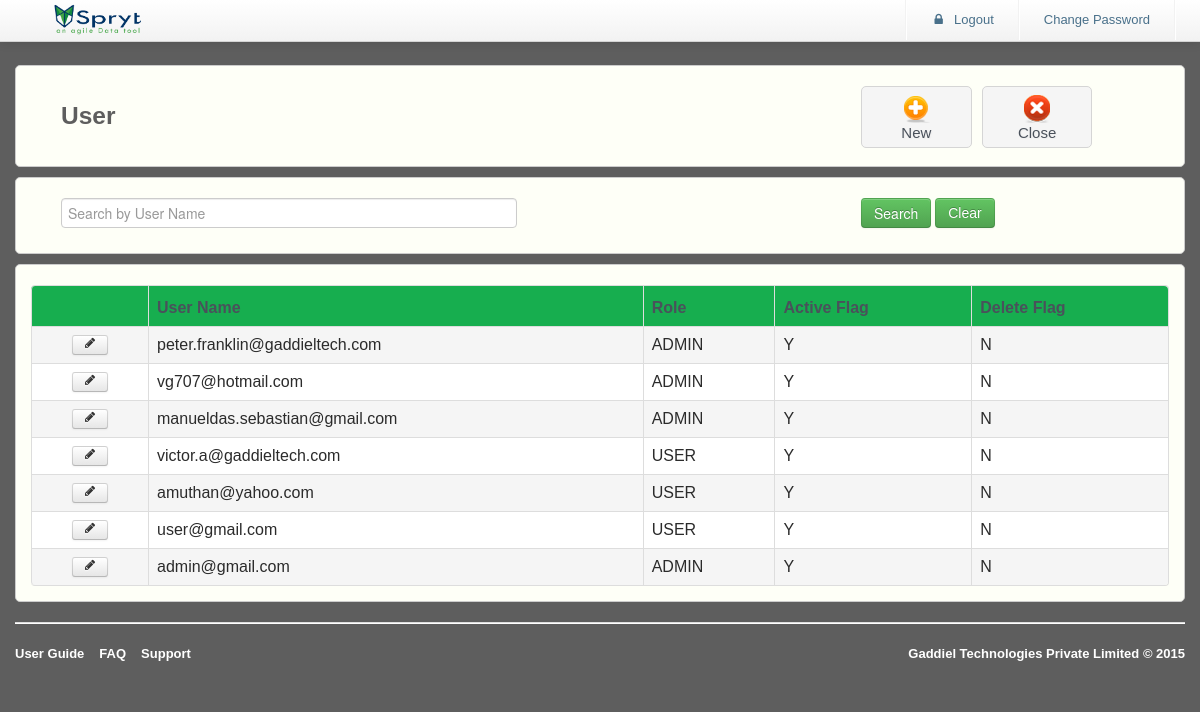
The app's page /configmst/user/user.php (signed in) with its own data.
### tables this page shows
CREATE TABLE IF NOT EXISTS `user_info` (
  `CREATED_BY` varchar(60) NOT NULL DEFAULT '-1',
  `CREATED_DATE` date NOT NULL DEFAULT '0000-00-00',
  `LAST_UPDATE_BY` varchar(60) NOT NULL DEFAULT '-1',
  `LAST_UPDATE_DATE` timestamp NOT NULL DEFAULT CURRENT_TIMESTAMP ON UPDATE CURRENT_TIMESTAMP,
  `ID` int(10) NOT NULL AUTO_INCREMENT,
  `USER_NAME` varchar(60) NOT NULL,
  `ROLE` varchar(60) NOT NULL,
  `PASS_WORD` varchar(60) NOT NULL DEFAULT '54321',
  `DEFAULT_PASSWORD_CHANGED` varchar(1) NOT NULL DEFAULT 'N',
  `PASSWORD_QUESTION1` varchar(60) NOT NULL DEFAULT '123',
  `PASSWORD_ANSWER1` varchar(60) NOT NULL DEFAULT '123',
  `PASSWORD_QUESTION2` varchar(60) NOT NULL DEFAULT '123',
  `PASSWORD_ANSWER2` varchar(60) NOT NULL DEFAULT '123',
  `PASSWORD_QUESTION3` varchar(60) NOT NULL DEFAULT '123',
  `PASSWORD_ANSWER3` varchar(60) NOT NULL DEFAULT '123',
  `ACTIVE_FLAG` varchar(1) NOT NULL,
  `DELETE_FLAG` varchar(1) NOT NULL,
  `START_DATE` date DEFAULT NULL,
  `END_DATE` date DEFAULT NULL,
  `LAST_SUCCESS_LOGIN_DATE` date DEFAULT NULL,
  `LAST_FAILED_LOGIN_DATE` date DEFAULT NULL,
  `NEXT_PASSWORD_CHANGE_DATE` date DEFAULT NULL,
  `REMARKS` varchar(240) DEFAULT NULL,
  `SESSION_ID` varchar(100) DEFAULT NULL,
  PRIMARY KEY (`ID`),
  UNIQUE KEY `USER_NAME` (`USER_NAME`)
);

### configmst/user/user.php (the view, shortened to what this page needs)
<html lang="en"><head><meta http-equiv="Content-Type" content="text/html; charset=UTF-8">
    <link rel="stylesheet" type="text/css" href="../../resources/css/bootstrap.min.css" >
    <link rel="stylesheet" type="text/css" href="../../resources/css/bootstrap-responsive.min.css" >
    <link rel="stylesheet" type="text/css" href="../../resources/css/alveolae.css">
    <link rel="stylesheet" type="text/css" href="../../resources/css/font-awesome.css">
    <link rel="stylesheet" type="text/css" href="../../resources/css/footable.core.css?v=2-0-1">
    <link rel="stylesheet" type="text/css" href="../../resources/css/footable-demos.css">
	<link rel="stylesheet" type="text/css" href="../../resources/css/pageStyle.css">
</head>
<body>
	  <?php include($_SERVER['DOCUMENT_ROOT'].'/include/header.php'); ?>
	<form action="user.php" method="POST" name="forms">
	<div id="main-content">
		<div class="container">
			<div class="row">
				<div class="span12 desktop">
					<div class="widget">
						<div class="widget-content ">
							<div class="span8"><h3>User</h3></div>
							<div class="span3">
								<div class="box-holder">
									 <a href="add.php" onClick="newPage()">
									 <div class="box"><img src="../../resources/images/e-add.png"/></br>New</div></a>
								</div>
								 <div class="box-holder">
								   <a href="../configMst.php">
								   <div class="box"><img src="../../resources/images/e-close.png"/></br>Close</div></a>
								 </div>
							</div>
						</div>
					</div>
				</div>
				<div class="span12">
					<div class="widget">
						<div class="widget-content">
							<div class="span8">
								<input type="text" autofocus class="span5" placeholder="Search by User Name"  name="txtUserName" id="txtUserNameId"/>
							</div>
							<div class="span3">
								<input type="submit" class="btn btn-success " onClick="searchvalue()" value="Search">
								<a href="#" class="btn btn-success " onClick="clearvalue()">Clear</a>
							</div>
						</div>
				   </div>
				</div>
				<div class="span12">
					<div class="widget-content">
						<div class="tab-content">
							<div class="tab-pane active" id="demo">
								<table class="table demo table-bordered " data-filter="#filter" data-page-size="5"
								   data-page-previous-text="prev" data-page-next-text="next">
									<thead>
									   <tr class="widget-header">
											<th></th>
											<th data-toggle="true">User Name</th>
											<th>Role</th>
											<th data-hide="phone">Active Flag</th>
											<th data-hide="phone,tablet">Delete Flag</th>
										</tr>
									</thead>
									<tbody id="gridvaluediv" class="mytable1">
										<?php
											$pdo = Database::connect();
											$pdo->setAttribute(PDO::ATTR_ERRMODE, PDO::ERRMODE_EXCEPTION);
											$result = $pdo->prepare("SELECT ID,USER_NAME,ROLE,ACTIVE_FLAG,DELETE_FLAG FROM USER_INFO ORDER BY ID DESC");
											$result->execute();
											for($i=0; $row = $result->fetch(); $i++){
										 ?>
											<tr Style="cursor:pointer;" id="view">
												<td class="actions">
													<a href="edit.php?id=<?php echo $row['ID']; ?>" class="btn btn-small ">
														<i class="icon-pencil"></i>
													</a>
												</td>
												<td><?php echo  $row['USER_NAME'];?></td>
												<td><?php echo  $row['ROLE'];?></td>
												<td><?php echo  $row['ACTIVE_FLAG'];?></td>
												<td><?php echo  $row['DELETE_FLAG'];?></td>
											</tr>
										<?php  }?>
									</tbody>
								</table>
							</div>
						</div>
					</div>
				</div>
			</div>
			 <?php include($_SERVER['DOCUMENT_ROOT'].'/include/footer.php'); ?>
		</div>
	</div>
	</form>
</body>
</html>

### include/header.php (shortened to what this page needs)
	<div class="navbar navbar-fixed-top">
		<div class="navbar-inner">
			<div class="container">
				<a class="brand" href="#">
                                      <span Class="desktop pull-right">
           <img src="../resources/images/slogo.png" Style=" width:100px; height:35px; margin-left:50px;" align="left" alt="Spryt"/>
</span></a>
				<a class="brand" style="font-size:12px;"/><span Class="mobile pull-right"><img src="../resources/images/slogo.png" Style=" width:100px; height:35px; margin-left:50px;" align="left" alt="Spryt"/></span></a>
				<div class="nav-collapse">
					<ul class="nav pull-right">
					 <li class="divider-vertical"></li>
					 <li><a href="http://spryt.gaddieltech.com/"><i class="icon-lock"></i>&nbsp;&nbsp;Logout</a></li>
					 <li class="divider-vertical"></li>
	                                <li><a href="../login/changepwd.php">Change Password</a></li>
					 <li class="divider-vertical"></li>
					</ul>
				</div>
			</div>
		</div>
	</div>

### include/footer.php
<div id="footer">
	<hr>
                             <p  class="pull-left" style="margin-right:15px;"><a herf="#">User Guide</a></p>
                             <p  class="pull-left" style="margin-right:15px;"><a herf="#">FAQ</a></p>
                             <p  class="pull-left" style="margin-right:15px;"><a href="supportTicket.php" >Support </a></p>
	<p class="pull-right"><a href="http://www.gaddieltech.com" >Gaddiel Technologies Private Limited </a> &copy; 2015</p>
</div>

### resources/css/alveolae.css (style rules this page uses)
body { background-color: #5e5e5e; font-family: 'Asap', sans-serif; }
p { font-size: 13px; font-weight: 400; }
h3 { margin-bottom: 15px; font-weight: 700; color: #5e5e5e; }
hr { border-top-color: #DEDEDE; }
#main-content { padding-top: 60px; }
label, input, button, select, textarea { cursor: default; }
.navbar { font-weight: 400; color: #49708A; }
.navbar .brand { position: relative; color: #5e5e5e; font-size: 18px; font-weight: 700; }
.navbar .nav > li > a { font-size: 13px; color: #49708A; text-shadow: none; }
.box-holder { width: 25%; display: table-cell; }
.box-holder a { text-decoration: none; }
.box { height: 50px; padding: 5px; margin-right: 10px; font-size: 15px; text-align: center; color: #4A515B; background: #F5F5F5; border: 1px solid #D5D5D5; border-radius: 5px; text-shadow: 1px 1px 1px #EDEDED; }
.widget { clear: both; width: auto; position: relative; margin-bottom: 10px; }
.widget-header { position: relative; height: 40px; background: #17ae4f; border: 1px solid #CCCCCC; -webkit-border-top-left-radius: 5px; -webkit-border-top-right-radius: 5px; -moz-border-radius-topleft: 5px; -moz-border-radius-topright: 5px; border-top-left-radius: 5px; border-top-right-radius: 5px; }
.widget-content { padding: 20px 15px 15px; background: #fefff7; border: 1px solid #CCCCCC; -moz-border-radius: 5px; -webkit-border-radius: 5px; border-radius: 5px; }
.widget-content:before, .widget-content:after { content:""; display:table; clear:both; }
.table th { text-align: left; color: #4A515B; }
.table .actions { width: 100px; text-align: center; }
#footer { margin-bottom: 10px; }
#footer p { color: #ffffff; font-weight: 700; padding-bottom: 10px; }
.table { display: table; margin: 0 auto; }
.desktop { display:block; }

### resources/css/footable.core.css (style rules this page uses)
.footable { width: 100%; }
.footable > thead > tr > th { -webkit-touch-callout: none; -webkit-user-select: none; -khtml-user-select: none; -moz-user-select: -moz-none; -ms-user-select: none; user-select: none; }

### resources/css/footable-demos.css (style rules this page uses)
body { color:#2B2B2B; font-family: 'trebuchet MS' , 'Lucida sans' , Arial; }

### resources/css/pageStyle.css (style rules this page uses)
.oddtr { background-color:#FFFFFF; }
.eventr { background-color:#F5F5F5; }

### records on screen
user_info: USER_NAME "peter.franklin@gaddieltech.com", ROLE "ADMIN", ACTIVE_FLAG "Y", DELETE_FLAG "N"
user_info: USER_NAME "vg707@hotmail.com", ROLE "ADMIN", ACTIVE_FLAG "Y", DELETE_FLAG "N"
user_info: USER_NAME "manueldas.sebastian@gmail.com", ROLE "ADMIN", ACTIVE_FLAG "Y", DELETE_FLAG "N"
user_info: USER_NAME "victor.a@gaddieltech.com", ROLE "USER", ACTIVE_FLAG "Y", DELETE_FLAG "N"
user_info: USER_NAME "amuthan@yahoo.com", ROLE "USER", ACTIVE_FLAG "Y", DELETE_FLAG "N"
user_info: USER_NAME "user@gmail.com", ROLE "USER", ACTIVE_FLAG "Y", DELETE_FLAG "N"
user_info: USER_NAME "admin@gmail.com", ROLE "ADMIN", ACTIVE_FLAG "Y", DELETE_FLAG "N"
